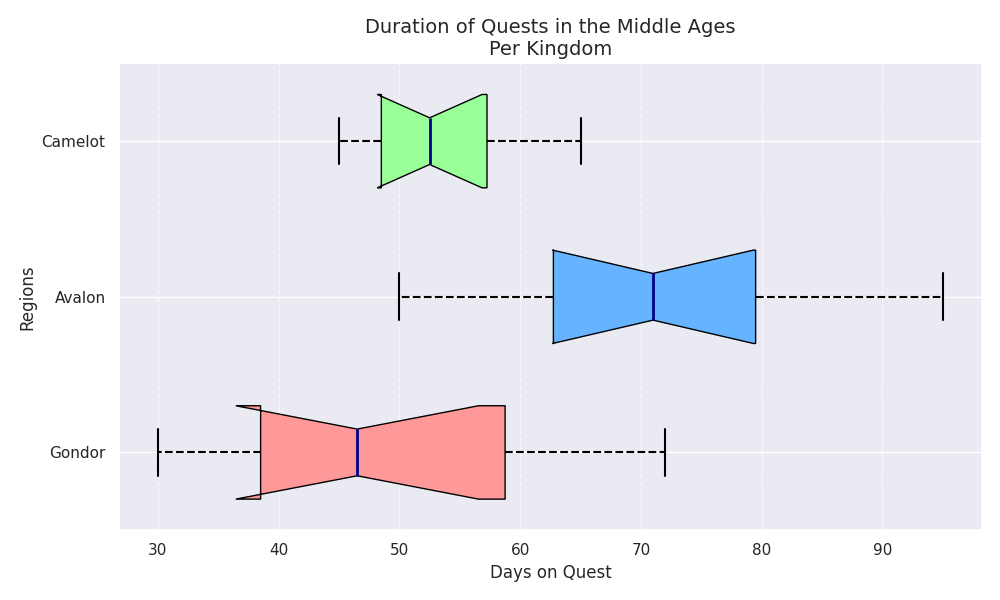

Source code (Python):
import matplotlib.pyplot as plt

avalon = [30, 45, 40, 38, 60, 72, 55, 48, 63, 35]
camelot = [50, 65, 62, 58, 80, 95, 82, 75, 78, 67]
gondor = [45, 50, 55, 52, 48, 65, 60, 58, 53, 47]

data = [avalon, camelot, gondor]
kingdoms = ['Gondor', 'Avalon', 'Camelot']

fig, ax = plt.subplots(figsize=(10, 6))

bp = ax.boxplot(data, patch_artist=True, notch=True, vert=False, labels=kingdoms, widths=0.6)

new_colors = ['#ff9999', '#66b3ff', '#99ff99']
for patch, color in zip(bp['boxes'], new_colors):
    patch.set_facecolor(color)

for whisker in bp['whiskers']:
    whisker.set(color='black', linewidth=1.5, linestyle="--")
for cap in bp['caps']:
    cap.set(color='black', linewidth=1.5)
for median in bp['medians']:
    median.set(color='darkblue', linewidth=2)

ax.xaxis.grid(True, linestyle='--', alpha=0.7)
ax.set_title('Duration of Quests in the Middle Ages\nPer Kingdom', fontsize=14)
ax.set_xlabel('Days on Quest', fontsize=12)
ax.set_ylabel('Regions', fontsize=12)

plt.tight_layout()
plt.show()
